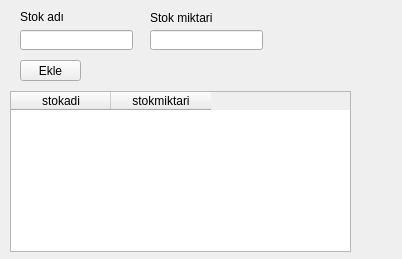
<?xml version="1.0" encoding="UTF-8"?>
<!-- stok.ui -->
<ui version="4.0">
 <class>Form</class>
 <widget class="QWidget" name="Form">
  <property name="geometry">
   <rect>
    <x>0</x>
    <y>0</y>
    <width>402</width>
    <height>259</height>
   </rect>
  </property>
  <property name="windowTitle">
   <string>vek STOK modul</string>
  </property>
  <widget class="QTableWidget" name="tableWidget">
   <property name="geometry">
    <rect>
     <x>10</x>
     <y>91</y>
     <width>341</width>
     <height>161</height>
    </rect>
   </property>
   <column>
    <property name="text">
     <string>stokadi</string>
    </property>
   </column>
   <column>
    <property name="text">
     <string>stokmiktari</string>
    </property>
   </column>
  </widget>
  <widget class="QLabel" name="label">
   <property name="geometry">
    <rect>
     <x>20</x>
     <y>10</y>
     <width>47</width>
     <height>13</height>
    </rect>
   </property>
   <property name="text">
    <string>Stok adı</string>
   </property>
  </widget>
  <widget class="QLabel" name="label_2">
   <property name="geometry">
    <rect>
     <x>150</x>
     <y>10</y>
     <width>81</width>
     <height>16</height>
    </rect>
   </property>
   <property name="text">
    <string>Stok miktari</string>
   </property>
  </widget>
  <widget class="QLineEdit" name="lineEdit">
   <property name="geometry">
    <rect>
     <x>20</x>
     <y>30</y>
     <width>113</width>
     <height>20</height>
    </rect>
   </property>
  </widget>
  <widget class="QLineEdit" name="lineEdit_2">
   <property name="geometry">
    <rect>
     <x>150</x>
     <y>30</y>
     <width>113</width>
     <height>20</height>
    </rect>
   </property>
  </widget>
  <widget class="QPushButton" name="pushButton">
   <property name="geometry">
    <rect>
     <x>20</x>
     <y>60</y>
     <width>61</width>
     <height>21</height>
    </rect>
   </property>
   <property name="text">
    <string>Ekle</string>
   </property>
  </widget>
 </widget>
 <resources/>
 <connections/>
</ui>
